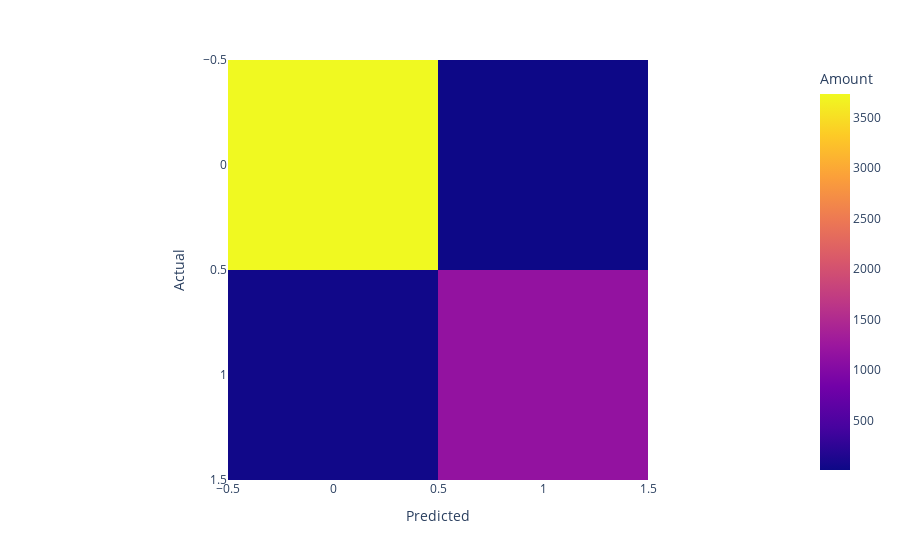

Notebook cell for this chart:
### Markdown cell above
#### Although we see an overfitting, Random Forest perfectly copes with generalization -> 98.9% accuracy on test split. See the confusion matrix

### Code cell
fig = px.imshow(vv,labels=dict(x="Predicted", y="Actual", color="Amount"))
iplot(fig)

### Figure 1 — Plotly figure (JSON) as saved in the notebook; plotly's stock layout.template omitted (floating-point values rounded to 4 significant figures)
{"data": [{"coloraxis": "coloraxis", "hovertemplate": "Predicted: %{x}<br>Actual: %{y}<br>Amount: %{z}<extra></extra>", "type": "heatmap", "z": [[3736, 10], [40, 1164]]}], "layout": {"coloraxis": {"colorbar": {"title": {"text": "Amount"}}, "colorscale": [[0, "#0d0887"], [0.1111, "#46039f"], [0.2222, "#7201a8"], [0.3333, "#9c179e"], [0.4444, "#bd3786"], [0.5556, "#d8576b"], [0.6667, "#ed7953"], [0.7778, "#fb9f3a"], [0.8889, "#fdca26"], [1, "#f0f921"]]}, "margin": {"t": 60}, "xaxis": {"constrain": "domain", "scaleanchor": "y", "title": {"text": "Predicted"}}, "yaxis": {"autorange": "reversed", "constrain": "domain", "title": {"text": "Actual"}}}}
